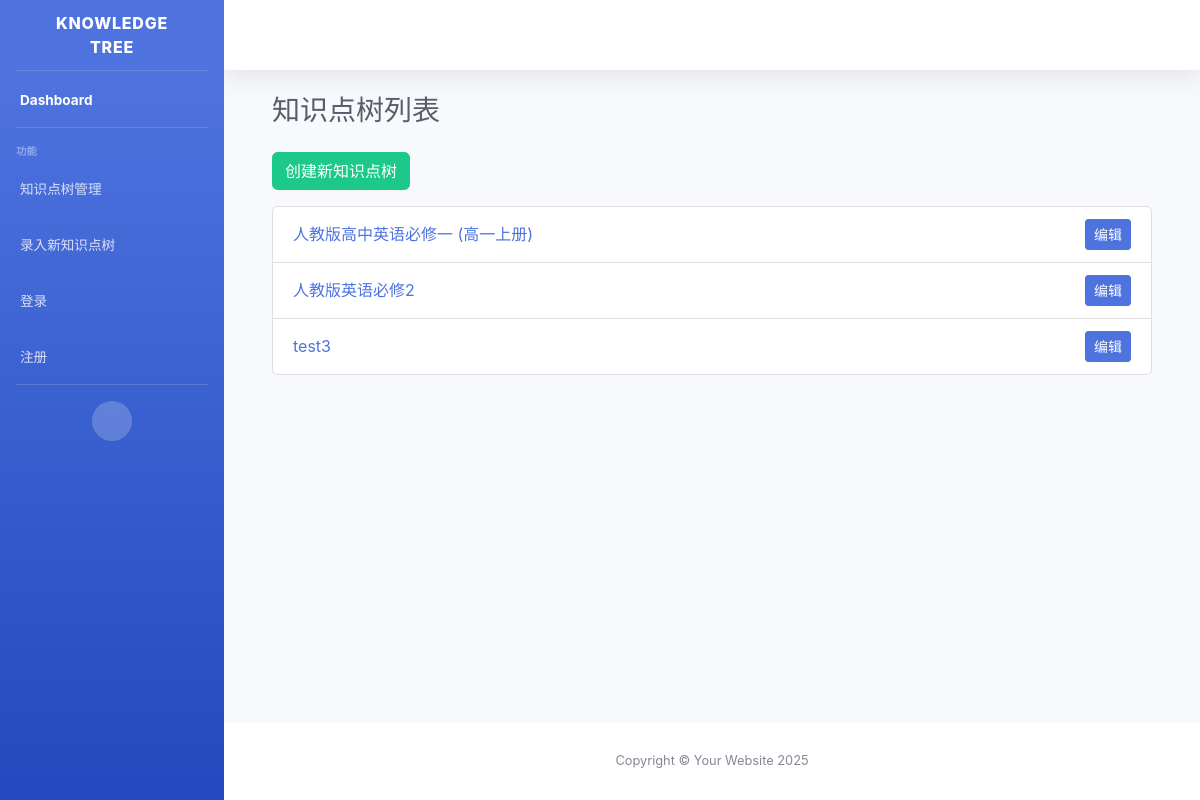
/, run on an earlier commit of the app's database.
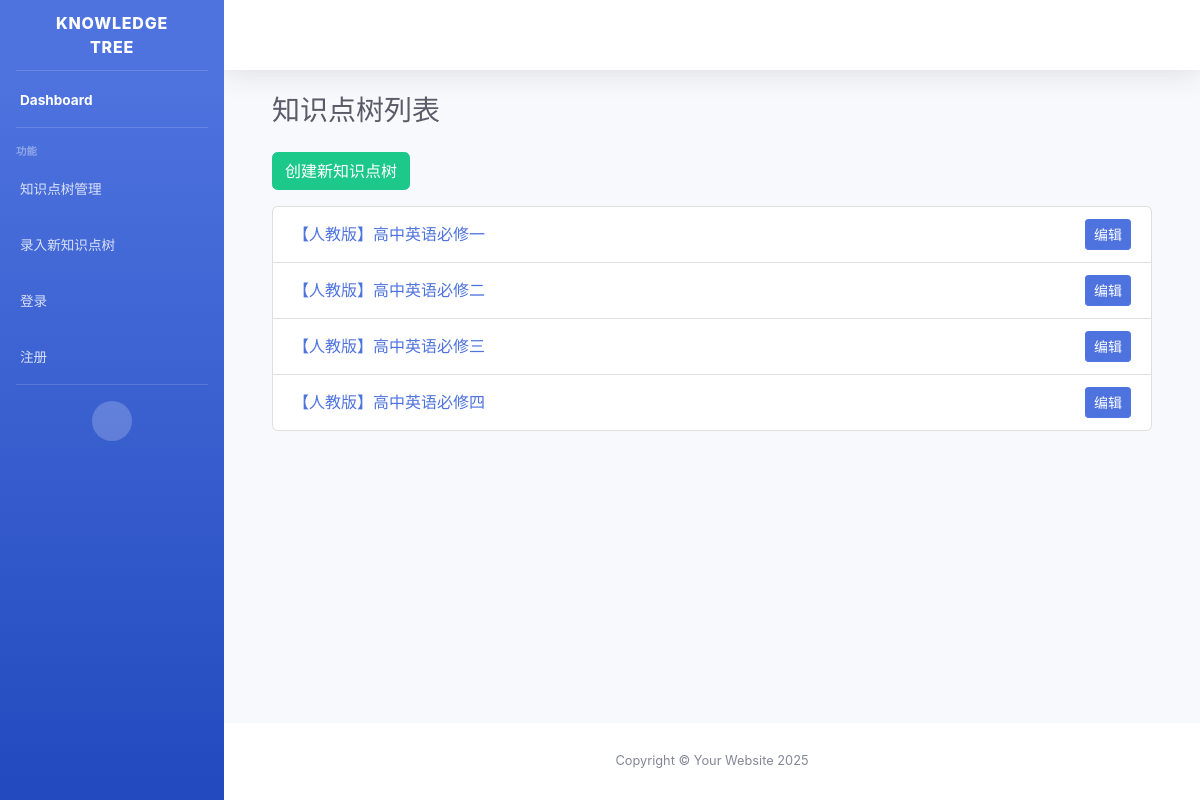
And on a later commit of the database.
### tree/models.py (models this page shows, shortened)
class KnowledgeTree(models.Model):
    title = models.CharField(max_length=255, default="Untitled Knowledge Tree")
    data = models.JSONField(default=dict, blank=True)
    created_at = models.DateTimeField(auto_now_add=True)
    updated_at = models.DateTimeField(auto_now=True)

### tree/views.py (the view)
# urls.py: path('', views.index, name='index'),
def index(request):
    trees = KnowledgeTree.objects.all()
    return render(request, 'tree/index.html', {'trees': trees})

### tree/templates/tree/index.html (shortened to what this page needs)
{% extends 'tree/base.html' %}
{% block content %}
<div class="container-fluid">
    <h1 class="h3 mb-4 text-gray-800">知识点树列表</h1>
    <a href="{% url 'tree:create_tree' %}" class="btn btn-success mb-3">创建新知识点树</a>
    <ul class="list-group">
      {% for tree in trees %}
      <li class="list-group-item d-flex justify-content-between align-items-center">
        <a href="{% url 'tree:view_tree' tree.id %}">{{ tree.title }}</a>
        <div>
          <a href="{% url 'tree:edit_tree' tree.id %}" class="btn btn-sm btn-primary">编辑</a>
        </div>
      </li>
      {% empty %}
      <li class="list-group-item">暂无知识点树</li>
      {% endfor %}
    </ul>
</div>
{% endblock %}

### tree/templates/tree/base.html (shortened to what this page needs)
{% load static %}
<!DOCTYPE html>
<html lang="en">
<head>
  <link href="{% static 'css/sb-admin-2.min.css' %}" rel="stylesheet">
</head>
<body id="page-top">
  <div id="wrapper">
    <ul class="navbar-nav bg-gradient-primary sidebar sidebar-dark accordion" id="accordionSidebar">
      <a class="sidebar-brand d-flex align-items-center justify-content-center" href="/">
        <div class="sidebar-brand-text mx-3">Knowledge Tree</div>
      </a>
      <hr class="sidebar-divider my-0">
      <li class="nav-item active">
        <a class="nav-link" href="/">
          <span>Dashboard</span>
        </a>
      </li>
      <hr class="sidebar-divider">
      <div class="sidebar-heading">
        功能
      </div>
      <li class="nav-item">
        <a class="nav-link" href="{% url 'tree:index' %}">
          <span>知识点树管理</span>
        </a>
      </li>
      <li class="nav-item">
        <a class="nav-link" href="{% url 'tree:create_tree' %}">
          <span>录入新知识点树</span>
        </a>
      </li>
      <li class="nav-item">
        {% if user.is_authenticated %}
          <li class="nav-item">
            <a class="nav-link" href="{% url 'logout' %}">
              <i class="fas fa-sign-out-alt fa-fw"></i>
              <span>注销 ({{ user.username }})</span>
            </a>
          </li>
        {% else %}
          <li class="nav-item">
            <a class="nav-link" href="{% url 'login' %}">
              <span>登录</span>
            </a>
          </li>
          <li class="nav-item">
            <a class="nav-link" href="{% url 'register' %}">
              <span>注册</span>
            </a>
          </li>
        {% endif %}
      </li>
      <hr class="sidebar-divider d-none d-md-block">
      <div class="text-center d-none d-md-inline">
        <button class="rounded-circle border-0" id="sidebarToggle"></button>
      </div>
    </ul>
    <div id="content-wrapper" class="d-flex flex-column">
      <div id="content">
        <nav class="navbar navbar-expand navbar-light bg-white topbar mb-4 static-top shadow">
        </nav>
        <div class="container-fluid">
          {% block content %}{% endblock %}
        </div>
      </div>
      <footer class="sticky-footer bg-white">
        <div class="container my-auto">
          <div class="copyright text-center my-auto">
            <span>Copyright &copy; Your Website 2025</span>
          </div>
        </div>
      </footer>
    </div>
  </div>
</body>
</html>

What changed in the data, as far as the page shows it:
removed KnowledgeTree: title "test3"
changed KnowledgeTree: title "人教版高中英语必修一 (高一上册)" → "【人教版】高中英语必修一"
changed KnowledgeTree: title "人教版英语必修2" → "【人教版】高中英语必修二"
added KnowledgeTree: title "【人教版】高中英语必修三"
added KnowledgeTree: title "【人教版】高中英语必修四"
